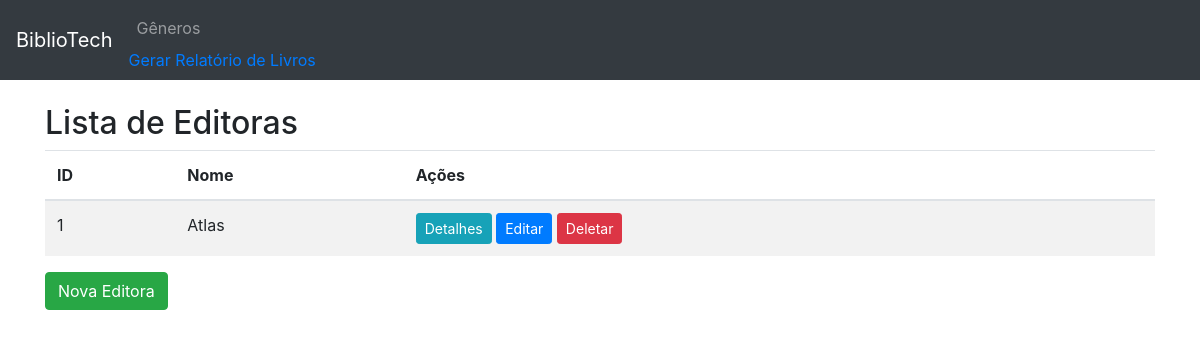
The page /editoras/ on the database as committed earlier.
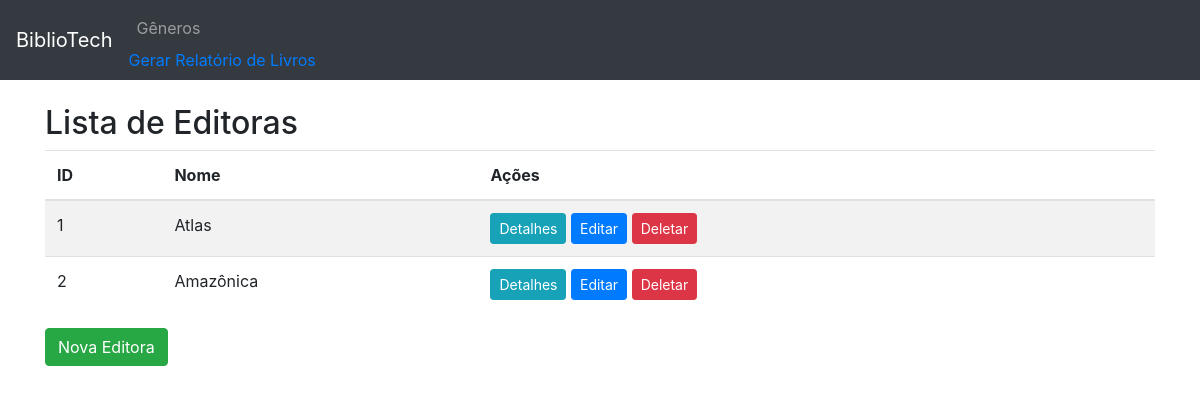
The same page on the database as committed later.
### appmodelo/models.py (models this page shows, shortened)
class Editora(models.Model):
    nome = models.CharField(max_length=100)

### appmodelo/views.py (the view)
# urls.py: path('editoras/', views.lista_editoras, name='lista_editoras'),
def lista_editoras(request):
    editoras = Editora.objects.all()
    return render(request, 'lista_editoras.html', {'editoras': editoras})

### appmodelo/templates/lista_editoras.html
{% extends 'base.html' %}
{% block content %}
<h2>Lista de Editoras</h2>
<table class="table table-striped">
    <thead>
        <tr>
            <th>ID</th>
            <th>Nome</th>
            <th>Ações</th>
        </tr>
    </thead>
    <tbody>
        {% for editora in editoras %}
        <tr>
            <td>{{ editora.id }}</td>
            <td>{{ editora.nome }}</td>
            <td>
                <a href="{% url 'detalhes_editora' editora.id %}" class="btn btn-info btn-sm">Detalhes</a>
                <a href="{% url 'editar_editora' editora.id %}" class="btn btn-primary btn-sm">Editar</a>
                <a href="{% url 'deletar_editora' editora.id %}" class="btn btn-danger btn-sm">Deletar</a>
            </td>
        </tr>
        {% endfor %}
    </tbody>
</table>
<a href="{% url 'nova_editora' %}" class="btn btn-success">Nova Editora</a>
{% endblock %}

Rows that differ between the two databases and show on the page:
added Editora: id "2", nome "Amazônica"
